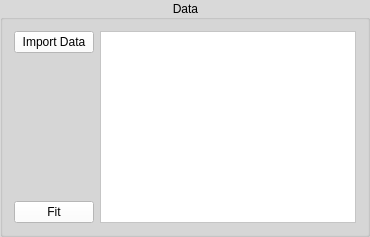
         <widget class="QGroupBox" name="groupBox_14">
          <property name="maximumSize">
           <size>
            <width>1200</width>
            <height>16777215</height>
           </size>
          </property>
          <property name="font">
           <font>
            <family>Segoe UI</family>
            <pointsize>9</pointsize>
            <weight>50</weight>
            <bold>false</bold>
            <kerning>true</kerning>
           </font>
          </property>
          <property name="styleSheet">
           <string notr="true">background-color: rgb(217, 217, 217);</string>
          </property>
          <property name="title">
           <string>Data</string>
          </property>
          <property name="alignment">
           <set>Qt::AlignCenter</set>
          </property>
          <layout class="QGridLayout" name="gridLayout_21">
           <item row="0" column="0">
            <widget class="QPushButton" name="importDataButton">
             <property name="maximumSize">
              <size>
               <width>200</width>
               <height>16777215</height>
              </size>
             </property>
             <property name="font">
              <font>
               <family>Segoe UI</family>
               <pointsize>9</pointsize>
               <weight>50</weight>
               <bold>false</bold>
               <kerning>true</kerning>
              </font>
             </property>
             <property name="toolTip">
              <string>Import csv or excel data</string>
             </property>
             <property name="styleSheet">
              <string notr="true">background-color: rgb(255, 255, 255);</string>
             </property>
             <property name="text">
              <string>Import Data</string>
             </property>
             <property name="autoDefault">
              <bool>true</bool>
             </property>
             <property name="default">
              <bool>false</bool>
             </property>
            </widget>
           </item>
           <item row="0" column="1" rowspan="3">
            <widget class="QTableView" name="dataTableView">
             <property name="styleSheet">
              <string notr="true">background-color: rgb(255, 255, 255);</string>
             </property>
            </widget>
           </item>
           <item row="2" column="0">
            <widget class="QPushButton" name="fitButton">
             <property name="maximumSize">
              <size>
               <width>200</width>
               <height>16777215</height>
              </size>
             </property>
             <property name="font">
              <font>
               <family>Segoe UI</family>
               <pointsize>9</pointsize>
               <weight>50</weight>
               <bold>false</bold>
               <kerning>true</kerning>
              </font>
             </property>
             <property name="styleSheet">
              <string notr="true">background-color: rgb(255, 255, 255);</string>
             </property>
             <property name="text">
              <string>Fit</string>
             </property>
             <property name="autoDefault">
              <bool>true</bool>
             </property>
            </widget>
           </item>
          </layout>
         </widget>
